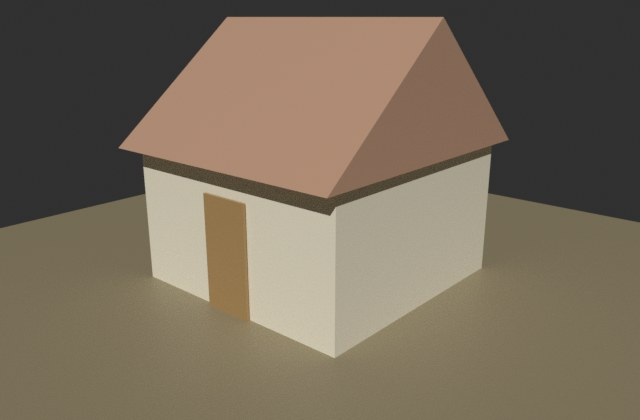
#> input picture austerity-explainer/working-files/session-scratch/plugin-work/kit/pic_flat_hut.jpg, 640 x 420 px
$ python repair_seams_in_pictures.py ../../../austerity-explainer/working-files/session-scratch/plugin-work/kit/pic_flat_hut.jpg ../../../austerity-explainer/working-files/session-scratch/plugin-work/kit/pic_hut_aged.jpg
#> lines starting #> are read from the running program, lines starting #| are printed output that depends on the picture
# What this does: tries three ways of repairing a picture that does NOT tile, using only the picture (no recipe), and measures how well
# each one works. Use it to understand the limits of "fix it afterwards" - the better route is always to make the pattern tile in the first place.
#   1. offset_blend   the classic "make seamless" of photo editors: shift the picture by half a tile, then blend the original over the
#                     shifted copy with a mask that is 1 in the middle and 0 at the edges (so the edges come from the shifted copy)
#   2. periodic_plus_smooth  (Moisan 2011) subtract one very smooth, slowly changing picture so that the left edge exactly matches the
#                     right edge and the top exactly matches the bottom; fine detail is untouched
#   3. mirror_2x2     lay the picture and its mirror images in a 2 x 2 block and shrink to the original size (always seamless, always symmetric)
# Run (plain Python):  python3 -I repair_seams_in_pictures.py INPUT.png OUT_FOLDER
# It writes one picture per method plus a labelled strip, and prints the seam ratio, spread and mirror tell of each.
import os
import sys

import cv2
import numpy as np

HERE = os.path.dirname(os.path.abspath(__file__))
sys.path.insert(0, os.path.join(HERE, '..', '..', 'lib'))
import texture_compare as tc  # noqa: E402


def load_grey(path):
    image = cv2.imread(path, cv2.IMREAD_UNCHANGED)
#> image is the input picture: shape (420, 640, 3); mean B, G, R 91.1, 107.8, 119.8
    if image.ndim == 3:
        image = image[..., :3].mean(axis=-1)
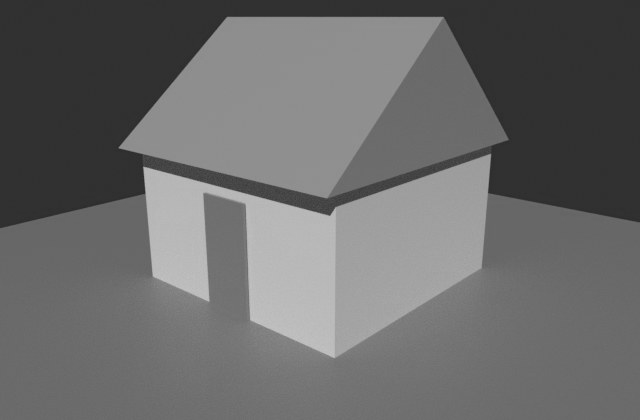
#> image: shape (420, 640) float64; min 36.67, max 200, mean 106.2
    image = image.astype(np.float64)
    return image / (65535.0 if image.max() > 255 else 255.0)


def offset_blend(image):
    rows, columns = image.shape
    shifted = np.roll(image, (rows // 2, columns // 2), axis=(0, 1))
    u = np.linspace(0, 1, columns)
    v = np.linspace(0, 1, rows)
    tri_u = 1.0 - np.abs(2.0 * u - 1.0)
    tri_v = 1.0 - np.abs(2.0 * v - 1.0)
    mask = np.clip(np.minimum.outer(tri_v, tri_u) * 2.0, 0, 1)
    mask = mask * mask * (3 - 2 * mask)
    return mask * image + (1.0 - mask) * shifted


def periodic_plus_smooth(image):
    """Moisan's periodic-plus-smooth decomposition: returns the periodic component (image minus a smooth correction)."""
    rows, columns = image.shape
    boundary = np.zeros_like(image)
    boundary[:, 0] += image[:, -1] - image[:, 0]
    boundary[:, -1] += image[:, 0] - image[:, -1]
    boundary[0, :] += image[-1, :] - image[0, :]
    boundary[-1, :] += image[0, :] - image[-1, :]
    spectrum = np.fft.fft2(boundary)
    q = np.arange(columns)
    r = np.arange(rows)
    denominator = 2.0 * (2.0 - np.cos(2.0 * np.pi * q / columns)[None, :] - np.cos(2.0 * np.pi * r / rows)[:, None])
    denominator[0, 0] = 1.0
    smooth = -np.real(np.fft.ifft2(spectrum / denominator))   # the true denominator is 2cos+2cos-4 (negative), so the minus sign
    smooth -= smooth.mean()
    return image - smooth


def mirror_2x2(image):
    top = np.hstack([image, image[:, ::-1]])
    block = np.vstack([top, top[::-1]])
    return cv2.resize(block, image.shape[::-1], interpolation=cv2.INTER_AREA)


def report(name, image):
#> called with name = 'original'
    flipped = image[:, ::-1]
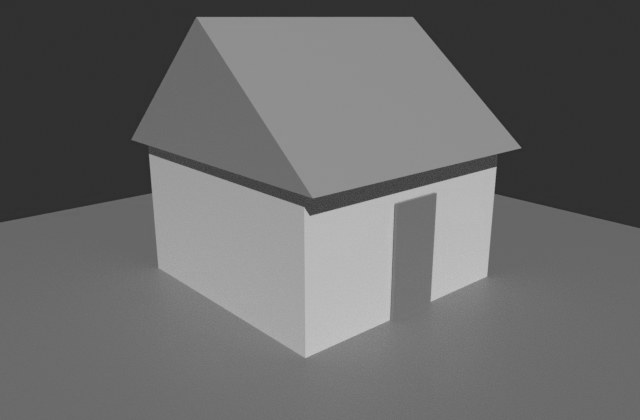
#> flipped: shape (420, 640) float64; min 0.144, max 0.784, mean 0.417
    return {'method': name, 'seam_ratio': round(tc.seam_ratio(image), 2), 'spread': round(float(image.std()), 3),
            'mirror_tell': round(float(np.corrcoef(image.ravel(), flipped.ravel())[0, 1]), 2)}


def main():
    path, out_folder = sys.argv[1], sys.argv[2]
    os.makedirs(out_folder, exist_ok=True)
    stem = os.path.splitext(os.path.basename(path))[0]
    image = load_grey(path)
    results = [report('original', image)]
    pictures = [('original', image)]
    for name, function in (('offset_blend', offset_blend), ('periodic_plus_smooth', periodic_plus_smooth), ('mirror_2x2', mirror_2x2)):
        repaired = np.clip(function(image), 0, 1)
        results.append(report(name, repaired))
        pictures.append((name, repaired))
        cv2.imwrite(os.path.join(out_folder, f'{stem}__{name}.png'), (repaired * 65535).astype(np.uint16))
    cell = 256
    columns = []
    for name, picture in pictures:
        # show the tile moved by half so the old seam sits in the middle as a cross
        half = np.roll(picture, (picture.shape[0] // 2, picture.shape[1] // 2), axis=(0, 1))
        small = cv2.resize((np.clip(half, 0, 1) * 255).astype(np.uint8), (cell, cell), interpolation=cv2.INTER_AREA)
        small = cv2.cvtColor(small, cv2.COLOR_GRAY2BGR)
        banner = np.full((26, cell, 3), 245, np.uint8)
        cv2.putText(banner, name, (4, 18), cv2.FONT_HERSHEY_SIMPLEX, 0.45, (20, 20, 20), 1, cv2.LINE_AA)
        columns.append(np.vstack([banner, small]))
    cv2.imwrite(os.path.join(out_folder, f'{stem}__strip.png'), np.hstack(columns))
    for r in results:
        print(f"{stem:30s} {r['method']:22s} seam_ratio {r['seam_ratio']:7} spread {r['spread']:6} mirror_tell {r['mirror_tell']}")


main()
#> (the call stopped at in report, `return {'method': name, 'seam_ratio': round(tc.seam_ratio(image), 2), ..`: texture_compare is not available in this run)

$ run again, on austerity-explainer/working-files/session-scratch/plugin-work/kit/pic_hut_displaced.jpg
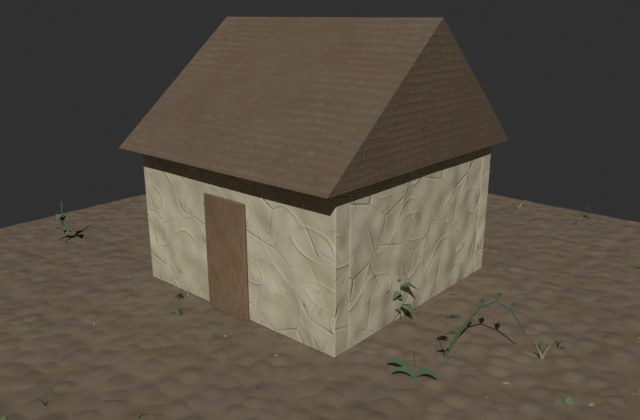
#> input picture austerity-explainer/working-files/session-scratch/plugin-work/kit/pic_hut_displaced.jpg, 640 x 420 px
#> in load_grey, image is the input picture: shape (420, 640, 3); mean B, G, R 68.6, 79.7, 88
#> image: shape (420, 640) float64
#> in report, `flipped = image[:, ::-1]`:
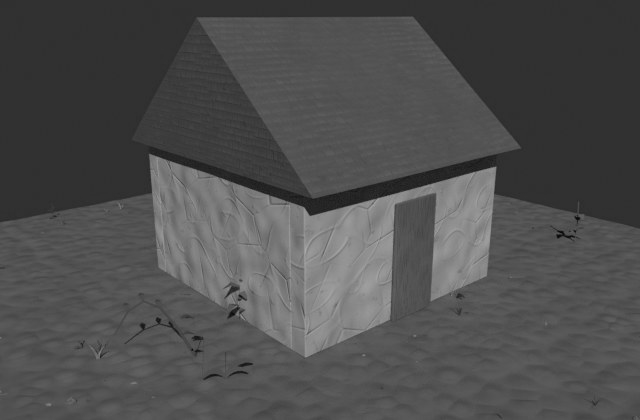
#> flipped: shape (420, 640) float64; min 0.0261, max 0.673, mean 0.309

$ run again, on austerity-explainer/working-files/session-scratch/plugin-work/kit/pic_hut_finished.jpg
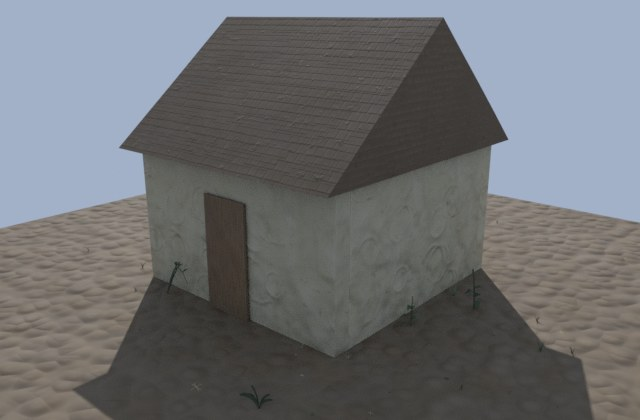
#> input picture austerity-explainer/working-files/session-scratch/plugin-work/kit/pic_hut_finished.jpg, 640 x 420 px
#> in load_grey, image is the input picture: shape (420, 640, 3); mean B, G, R 114.3, 111.5, 109.8
#> in load_grey, `image = image[..., :3].mean(axis=-1)`:
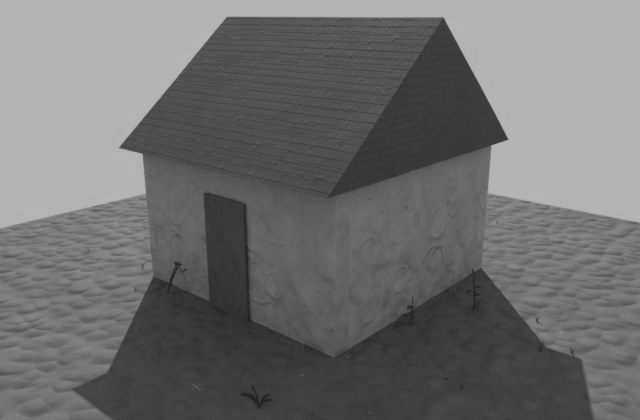
#> image: shape (420, 640) float64; min 25.67, max 189.7, mean 111.9
#> in report, `flipped = image[:, ::-1]`:
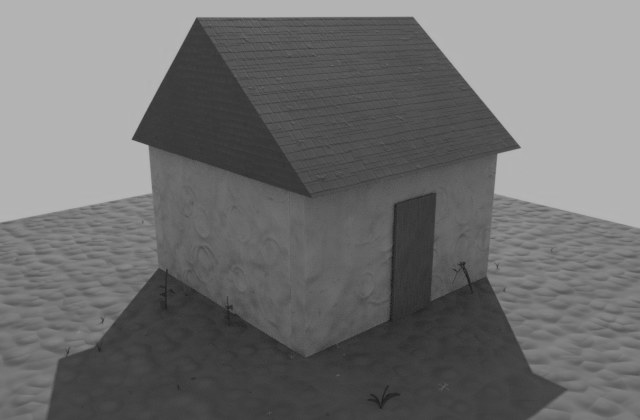
#> flipped: shape (420, 640) float64; min 0.101, max 0.744, mean 0.439

$ run again, on austerity-explainer/working-files/session-scratch/plugin-work/kit/pic_hut_four_looks.jpg
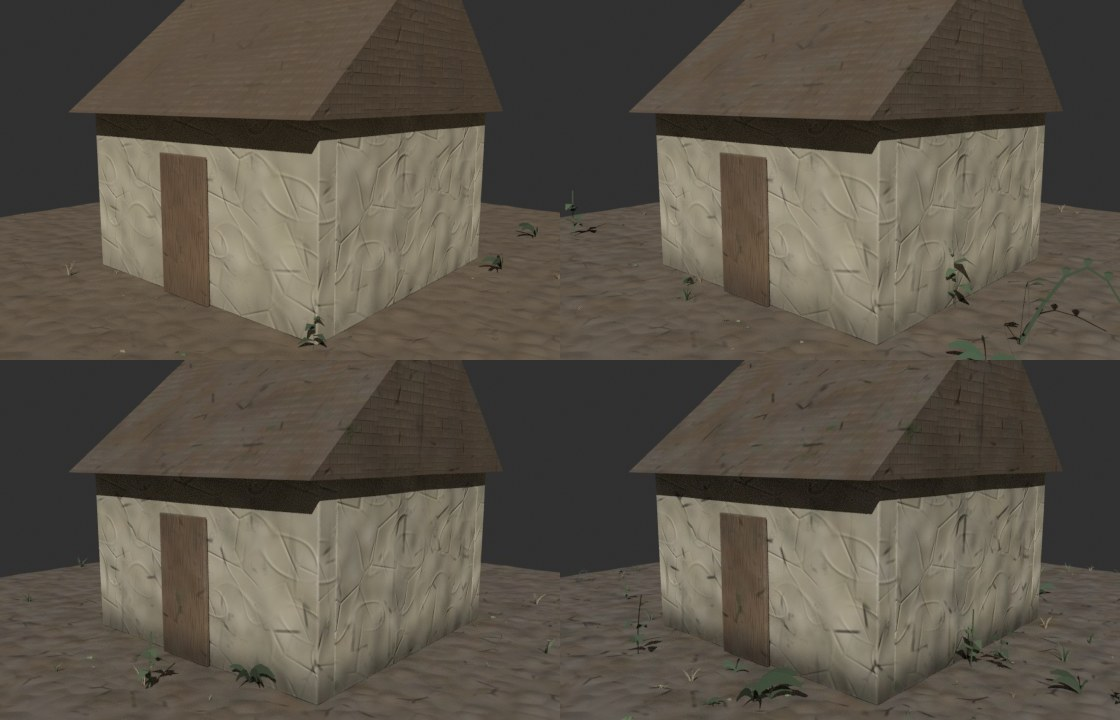
#> input picture austerity-explainer/working-files/session-scratch/plugin-work/kit/pic_hut_four_looks.jpg, 1120 x 720 px
#> in load_grey, image is the input picture: shape (720, 1120, 3); mean B, G, R 72.3, 83.4, 90.6
#> image: shape (720, 1120) float64
#> in report, `flipped = image[:, ::-1]`:
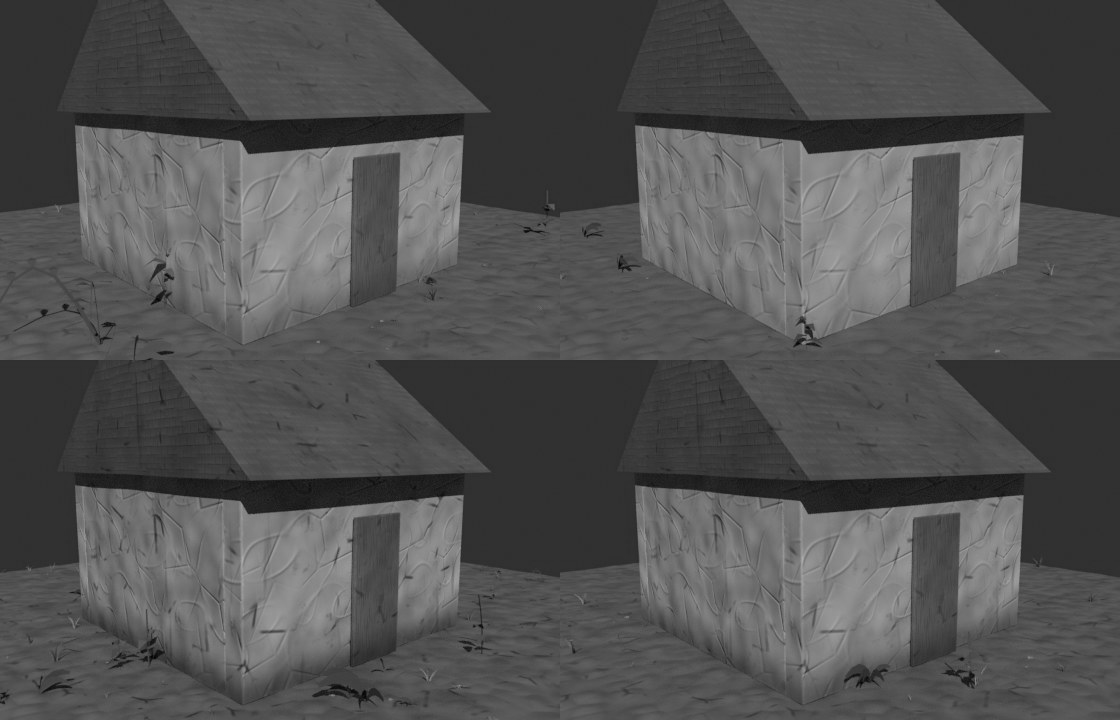
#> flipped: shape (720, 1120) float64; min 0.00654, max 0.692, mean 0.322
